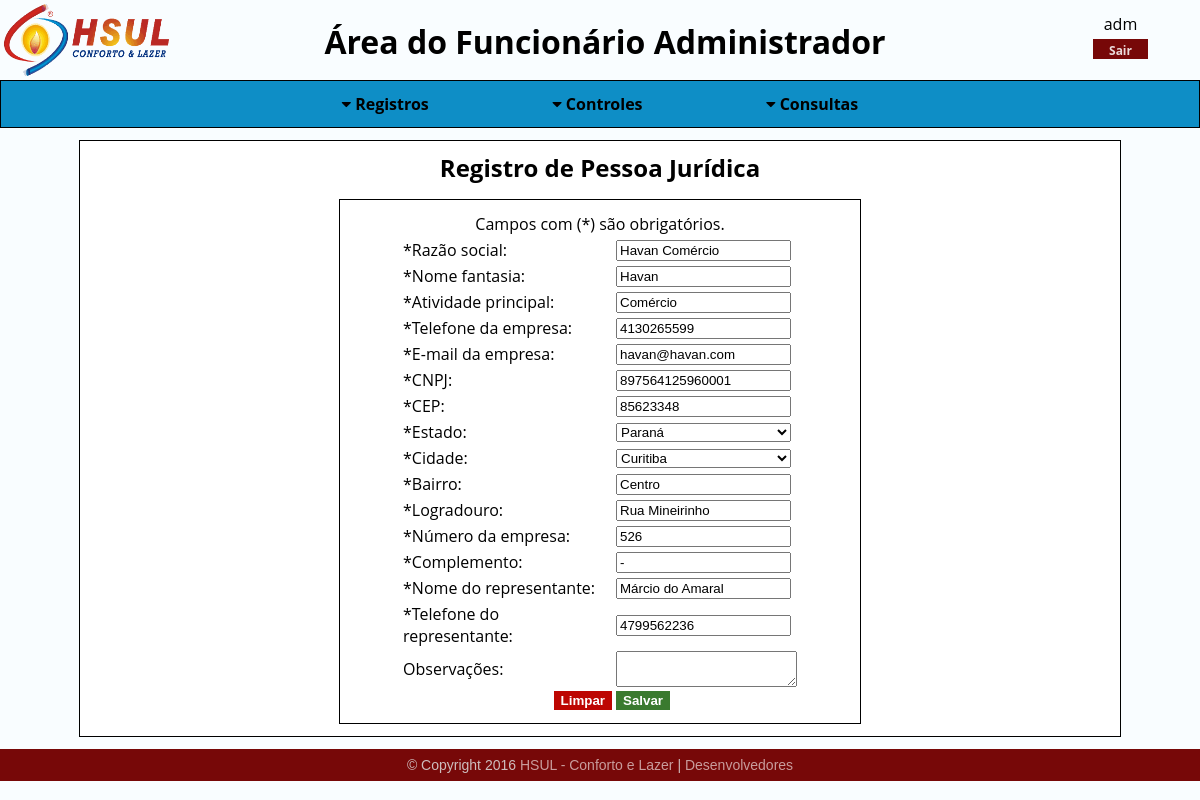
Page /sistema/hs_menu_funcionarios.php?pasta=clientes/juridicos/registros/&arq=hs_fmupd_juridicos&ext=php&juridicos_id=000002&clientes_id=000009 (signed in) on the committed database.
### tables this page shows
CREATE TABLE `clientesjuridicos` (
  `id` int(6) UNSIGNED ZEROFILL NOT NULL COMMENT 'Identificador único para cada atributo, não havendo possibilidade de repetição.',
  `clientes_id` int(6) UNSIGNED ZEROFILL NOT NULL COMMENT 'Chave estrangeira vinda da tabela de clientes para conectar as informações. ',
  `razao_social` varchar(45) NOT NULL COMMENT 'Campo para a razão social da empresa.',
  `atividade_principal` varchar(20) NOT NULL COMMENT 'Campo para especificar a atividade principal do cliente jurídico.',
  `telefone_empresa` bigint(15) UNSIGNED NOT NULL COMMENT 'Campo para o telefone do cliente jurídico, para entrar em contato com o mesmo.',
  `email_empresa` varchar(70) NOT NULL COMMENT 'Campo para o e-mail do cliente jurídico para entrar em contato com o mesmo.',
  `cnpj` bigint(14) NOT NULL COMMENT 'Campo para CNPJ do cliente jurídico, provendo informações para a localização do mesmo.',
  `numero_empresa` int(5) UNSIGNED NOT NULL COMMENT 'Campo para número do estabelecimento do cliente jurídico, provendo informações para a localização do mesmo.',
  `nome_representante` varchar(45) NOT NULL COMMENT 'Campo para nome do representante da empresa, para entrar em contato com a empresa ou para algum aviso',
  `telefone_representante` bigint(15) UNSIGNED NOT NULL COMMENT 'Campo para telefone do representante da empresa, para entrar em contato com a empresa ou para algum aviso.'
);

CREATE TABLE `clientes` (
  `id` int(6) UNSIGNED ZEROFILL NOT NULL COMMENT 'Identificador único para cada atributo, não havendo possibilidade de repetição.',
  `cidades_id` int(6) UNSIGNED ZEROFILL NOT NULL COMMENT 'Chave estrangeira vinda da tabela de cidades para conectar as informações. ',
  `nome` varchar(45) NOT NULL COMMENT 'Campo para o nome do cliente, seja ele físico ou jurídico.',
  `cep` int(8) UNSIGNED ZEROFILL NOT NULL COMMENT 'Campo para o CEP do cliente, seja ele físico ou jurídico, provendo informações para a localização do mesmo.',
  `bairro` varchar(30) NOT NULL COMMENT 'Campo para o bairro do cliente, seja ele físico ou jurídico, provendo informações para a localização do mesmo.',
  `logradouro` varchar(45) NOT NULL COMMENT 'Campo para a rua do cliente, seja ele físico ou jurídico, provendo informações para a localização do mesmo.',
  `complemento` varchar(20) NOT NULL COMMENT 'Campo para o complemento da residência do cliente, seja ele físico ou jurídico.',
  `observacoes` text COMMENT 'Campo para as observações sobre o cliente, seja ele físico ou jurídico.'
);

### sistema/clientes/juridicos/registros/hs_fmupd_juridicos.php (the view, shortened to what this page needs)
<h2>Registro de Pessoa Jurídica</h2>
<div>
  <?php
    $g_juridicos_id = $_GET['juridicos_id'];
    $hs_sel_juridico = "SELECT clientesjuridicos.id AS juridico_id, estados.id AS estados_id, clientes.cidades_id AS cidades_id, clientesjuridicos.razao_social, clientes.nome, clientesjuridicos.atividade_principal, clientesjuridicos.telefone_empresa, clientesjuridicos.email_empresa, clientesjuridicos.cnpj, clientes.cep, clientes.bairro, clientes.logradouro, clientesjuridicos.numero_empresa, clientes.complemento, clientesjuridicos.nome_representante, clientesjuridicos.telefone_representante, clientes.observacoes FROM clientesjuridicos INNER JOIN clientes ON clientesjuridicos.clientes_id=clientes.id INNER JOIN cidades ON clientes.cidades_id=cidades.id INNER JOIN estados ON cidades.estados_id=estados.id WHERE clientesjuridicos.id='".$g_juridicos_id."'";
    $hs_sel_juridico_preparado = $conexaobd->prepare($hs_sel_juridico);
    $hs_sel_juridico_preparado->execute();
    $hs_sel_juridico_dados = $hs_sel_juridico_preparado->fetch();
  ?>
  <div class="registros">
    <form name="frmaltjuridico" method="POST" action="?pasta=clientes/juridicos/registros/&arq=hs_upd_juridicos&ext=php" onsubmit="return validacaoaltjuridico()">
    <table>
      <tr>
        <td colspan="2" class="obg">Campos com (*) são obrigatórios.</td>
      </tr>
      <tr>
        <td>*Razão social:</td>
        <td> <input type="text" name="txtrazao" value="<?php echo $hs_sel_juridico_dados['razao_social']; ?>" maxlength="45"/> </td>
      </tr>
      <tr>
        <td>*Nome fantasia:</td>
        <td> <input type="text" name="txtfantasia" value="<?php echo $hs_sel_juridico_dados['nome']; ?>" maxlength="45"/> </td>
      </tr>
      <tr>
        <td>*Atividade principal:</td>
        <td> <input type="text" name="txtatvprincipal" value="<?php echo $hs_sel_juridico_dados['atividade_principal']; ?>" maxlength="20"/> </td>
      </tr>
      <tr>
        <td>*Telefone da empresa:</td>
        <td> <input type="text" name="txttelempresa" value="<?php echo $hs_sel_juridico_dados['telefone_empresa']; ?>" maxlength="15"/> </td>
      </tr>
      <tr>
        <td>*E-mail da empresa:</td>
        <td> <input type="text" name="txtemail" value="<?php echo $hs_sel_juridico_dados['email_empresa']; ?>" maxlength="70"/> </td>
      </tr>
      <tr>
        <td>*CNPJ:</td>
        <td> <input type="text" name="txtcnpj" value="<?php echo $hs_sel_juridico_dados['cnpj']; ?>" maxlength="14"/> </td>
      </tr>
      <tr>
        <td>*CEP:</td>
        <td> <input type="text" name="txtcep" value="<?php echo $hs_sel_juridico_dados['cep']; ?>" maxlength="10"/> </td>
      </tr>
      <tr>
        <td>*Estado:</td>
        <td>
          <select name="selestado" id="selestado" onchange="mostraCidades()">
            <?php
              $hs_sel_estados = "SELECT * FROM estados";
              $hs_sel_estados_preparado = $conexaobd->prepare($hs_sel_estados);
              $hs_sel_estados_preparado->execute();
              while($hs_sel_estados_dados = $hs_sel_estados_preparado->fetch()){
                $id_estados = $hs_sel_estados_dados['id'];
                $nome_estados = $hs_sel_estados_dados['nome'];
                if($id_estados==$hs_sel_juridico_dados['estados_id']){
                  echo "<option selected value='".$id_estados."'>".$nome_estados."</option>";
                }else{
                  echo "<option value='".$id_estados."'>".$nome_estados."</option>";
                }
              }
            ?>
          </select>
        </td>
      </tr>
      <tr>
        <td>*Cidade:</td>
        <td>
          <select name="selcidade" id="selcidade">
            <?php
              $hs_sel_cidades = "SELECT * FROM cidades WHERE estados_id='".$hs_sel_juridico_dados['estados_id']."'";
              $hs_sel_cidades_preparado = $conexaobd->prepare($hs_sel_cidades);
              $hs_sel_cidades_preparado->execute();
              while($hs_sel_cidades_dados = $hs_sel_cidades_preparado->fetch()){
                $select = "";
                if($hs_sel_cidades_dados['id']==$hs_sel_juridico_dados['cidades_id']){
                  $select = "selected";
                }
            ?>
            <option value='<?php echo $hs_sel_cidades_dados['id']; ?>'<?php echo $select; ?>><?php echo $hs_sel_cidades_dados['nome']; ?></option>
            <?php
              }
            ?>
          </select>
        </td>
      </tr>
      <tr>
        <td>*Bairro:</td>
        <td> <input type="text" name="txtbairro" value="<?php echo $hs_sel_juridico_dados['bairro']; ?>" maxlength="30"/> </td>
      </tr>
      <tr>
        <td>*Logradouro:</td>
        <td> <input type="text" name="txtlogradouro" value="<?php echo $hs_sel_juridico_dados['logradouro']; ?>" maxlength="45"/> </td>
      </tr>
      <tr>
        <td>*Número da empresa:</td>
        <td> <input type="text" name="txtnempresa" value="<?php echo $hs_sel_juridico_dados['numero_empresa']; ?>" maxlength="5"/> </td>
      </tr>
      <tr>
        <td>*Complemento:</td>
        <td> <input type="text" name="txtcomplemento" value="<?php echo $hs_sel_juridico_dados['complemento']; ?>" maxlength="20"/> </td>
      </tr>
      <tr>
        <td>*Nome do representante:</td>
        <td> <input type="text" name="txtrepresentante" value="<?php echo $hs_sel_juridico_dados['nome_representante']; ?>" maxlength="45"/> </td>
      </tr>
      <tr>
        <td>*Telefone do representante:</td>
        <td> <input type="text" name="txttelrepresentante" value="<?php echo $hs_sel_juridico_dados['telefone_representante']; ?>" maxlength="15"/> </td>
      </tr>
      <tr>
        <td>Observações:</td>
        <td><textarea name="txaobservacoes" value="value="<?php echo $hs_sel_juridico_dados['observacoes']; ?>""></textarea></td>
      </tr>
      <tr align="center">
        <td>
          <button type="reset">Limpar</button>
        </td>
        <td>
          <button type="submit" name="btnsalvar">Salvar</button>
        </td>
      </tr>
    </table>
  </form>
  </div>
</div>

### layout/css/hsul_backend_css.css (style rules this page uses)
* { margin: 0; }
html { height: 100%; width: 100%; }
body { background-color: #f9fdff; height: 100%; width: 100%; }
h2 { text-align: center; }
.obg { text-align: center; }
.registros { padding: 10px; border: 1px solid; width: 500px; justify-content: center; margin: 0 auto; margin-top: 15px; }
.registros select { width: 175px; }
.registros input { width: 175px; }
.registros table { margin: 0 auto; width: 400px; }
.registros td { min-width: 170px; }
.registros button[type=submit] { background-color: #3a7a2f; border: 1px solid #3a7a2f; color: #fff; font-weight: bold; cursor: pointer; float: left; }
.registros button[type=reset] { background-color: #bd0602; border: 1px solid #bd0602; color: #fff; font-weight: bold; cursor: pointer; float: right; }

### rows in the picture
clientesjuridicos: txtrazao "Havan Comércio", txtfantasia "Havan", txtatvprincipal "Comércio", txttelempresa "4130265599", txtemail "havan@havan.com", txtcnpj "897564125960001", txtcep "85623348", txtbairro "Centro", txtlogradouro "Rua Mineirinho", txtnempresa "526", txtcomplemento "-", txtrepresentante "Márcio do Amaral", txttelrepresentante "4799562236"

### other values in the picture
$_SESSION['usuario'] "adm"
$funcionario "Administrador"
form field selestado "Paraná"
form field selcidade "Curitiba"
